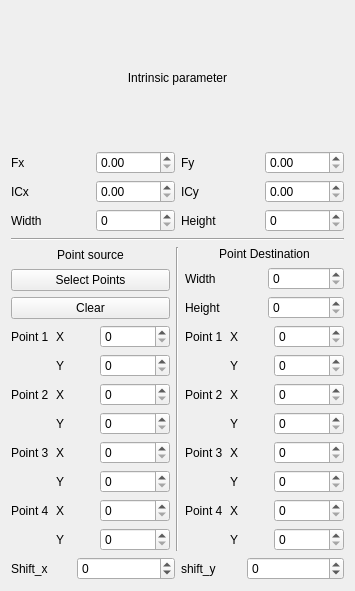
              <widget class="QWidget" name="page_3">
               <property name="geometry">
                <rect>
                 <x>0</x>
                 <y>0</y>
                 <width>355</width>
                 <height>591</height>
                </rect>
               </property>
               <attribute name="label">
                <string>Image 3</string>
               </attribute>
               <layout class="QVBoxLayout" name="verticalLayout_27">
                <item>
                 <layout class="QVBoxLayout" name="verticalLayout_18">
                  <item>
                   <widget class="QLabel" name="label_79">
                    <property name="text">
                     <string>Intrinsic parameter</string>
                    </property>
                    <property name="alignment">
                     <set>Qt::AlignCenter</set>
                    </property>
                   </widget>
                  </item>
                  <item>
                   <layout class="QGridLayout" name="gridLayout_10">
                    <item row="0" column="3">
                     <widget class="QDoubleSpinBox" name="doubleSpinBox_fy_2">
                      <property name="maximum">
                       <double>10000.000000000000000</double>
                      </property>
                     </widget>
                    </item>
                    <item row="2" column="3">
                     <widget class="QDoubleSpinBox" name="doubleSpinBox_icy_2">
                      <property name="maximum">
                       <double>10000.000000000000000</double>
                      </property>
                     </widget>
                    </item>
                    <item row="2" column="2">
                     <widget class="QLabel" name="label_80">
                      <property name="text">
                       <string>ICy</string>
                      </property>
                     </widget>
                    </item>
                    <item row="0" column="2">
                     <widget class="QLabel" name="label_81">
                      <property name="text">
                       <string>Fy</string>
                      </property>
                     </widget>
                    </item>
                    <item row="2" column="0">
                     <widget class="QLabel" name="label_82">
                      <property name="text">
                       <string>ICx</string>
                      </property>
                     </widget>
                    </item>
                    <item row="3" column="0">
                     <widget class="QLabel" name="label_83">
                      <property name="text">
                       <string>Width</string>
                      </property>
                     </widget>
                    </item>
                    <item row="3" column="2">
                     <widget class="QLabel" name="label_84">
                      <property name="text">
                       <string>Height</string>
                      </property>
                     </widget>
                    </item>
                    <item row="0" column="0">
                     <widget class="QLabel" name="label_85">
                      <property name="text">
                       <string>Fx</string>
                      </property>
                     </widget>
                    </item>
                    <item row="3" column="1">
                     <widget class="QSpinBox" name="spinBox_width_2">
                      <property name="minimumSize">
                       <size>
                        <width>70</width>
                        <height>0</height>
                       </size>
                      </property>
                      <property name="maximum">
                       <number>10000</number>
                      </property>
                     </widget>
                    </item>
                    <item row="0" column="1">
                     <widget class="QDoubleSpinBox" name="doubleSpinBox_fx_2">
                      <property name="maximum">
                       <double>10000.000000000000000</double>
                      </property>
                     </widget>
                    </item>
                    <item row="2" column="1">
                     <widget class="QDoubleSpinBox" name="doubleSpinBox_icx_2">
                      <property name="maximum">
                       <double>10000.000000000000000</double>
                      </property>
                     </widget>
                    </item>
                    <item row="3" column="3">
                     <widget class="QSpinBox" name="spinBox_height_2">
                      <property name="minimumSize">
                       <size>
                        <width>70</width>
                        <height>0</height>
                       </size>
                      </property>
                      <property name="maximum">
                       <number>10000</number>
                      </property>
                     </widget>
                    </item>
                   </layout>
                  </item>
                  <item>
                   <widget class="Line" name="line_5">
                    <property name="orientation">
                     <enum>Qt::Horizontal</enum>
                    </property>
                   </widget>
                  </item>
                  <item>
                   <layout class="QHBoxLayout" name="horizontalLayout_6">
                    <item>
                     <layout class="QVBoxLayout" name="verticalLayout_19">
                      <item>
                       <widget class="QLabel" name="label_86">
                        <property name="text">
                         <string>Point source</string>
                        </property>
                        <property name="alignment">
                         <set>Qt::AlignCenter</set>
                        </property>
                       </widget>
                      </item>
                      <item>
                       <layout class="QVBoxLayout" name="verticalLayout_20">
                        <item>
                         <widget class="QPushButton" name="button_select_point_2">
                          <property name="text">
                           <string>Select Points</string>
                          </property>
                          <property name="checkable">
                           <bool>true</bool>
                          </property>
                         </widget>
                        </item>
                        <item>
                         <widget class="QPushButton" name="button_clear_2">
                          <property name="text">
                           <string>Clear</string>
                          </property>
                         </widget>
                        </item>
                       </layout>
                      </item>
                      <item>
                       <layout class="QGridLayout" name="gridLayout_11">
                        <item row="6" column="0">
                         <widget class="QLabel" name="label_87">
                          <property name="text">
                           <string>Point 4</string>
                          </property>
                         </widget>
                        </item>
                        <item row="4" column="2">
                         <widget class="QSpinBox" name="spinBox_src_point3_x_2">
                          <property name="maximum">
                           <number>10000</number>
                          </property>
                         </widget>
                        </item>
                        <item row="1" column="2">
                         <widget class="QSpinBox" name="spinBox_src_point1_y_2">
                          <property name="maximum">
                           <number>10000</number>
                          </property>
                         </widget>
                        </item>
                        <item row="3" column="1">
                         <widget class="QLabel" name="label_88">
                          <property name="text">
                           <string>Y</string>
                          </property>
                         </widget>
                        </item>
                        <item row="0" column="1">
                         <widget class="QLabel" name="label_89">
                          <property name="text">
                           <string>X</string>
                          </property>
                         </widget>
                        </item>
                        <item row="5" column="2">
                         <widget class="QSpinBox" name="spinBox_src_point3_y_2">
                          <property name="maximum">
                           <number>10000</number>
                          </property>
                         </widget>
                        </item>
                        <item row="1" column="1">
                         <widget class="QLabel" name="label_90">
                          <property name="text">
                           <string>Y</string>
                          </property>
                         </widget>
                        </item>
                        <item row="7" column="1">
                         <widget class="QLabel" name="label_91">
                          <property name="text">
                           <string>Y</string>
                          </property>
                         </widget>
                        </item>
                        <item row="4" column="0">
                         <widget class="QLabel" name="label_92">
                          <property name="text">
                           <string>Point 3</string>
                          </property>
                         </widget>
                        </item>
                        <item row="0" column="2">
                         <widget class="QSpinBox" name="spinBox_src_point1_x_2">
                          <property name="minimumSize">
                           <size>
                            <width>70</width>
                            <height>0</height>
                           </size>
                          </property>
                          <property name="maximumSize">
                           <size>
                            <width>10000</width>
                            <height>16777215</height>
                           </size>
                          </property>
                          <property name="maximum">
                           <number>10000</number>
                          </property>
                          <property name="value">
                           <number>0</number>
                          </property>
                         </widget>
                        </item>
                        <item row="5" column="1">
                         <widget class="QLabel" name="label_93">
                          <property name="text">
                           <string>Y</string>
                          </property>
                         </widget>
                        </item>
                        <item row="2" column="2">
                         <widget class="QSpinBox" name="spinBox_src_point2_x_2">
                          <property name="maximum">
                           <number>10000</number>
                          </property>
                         </widget>
                        </item>
                        <item row="2" column="0">
                         <widget class="QLabel" name="label_94">
                          <property name="text">
                           <string>Point 2</string>
                          </property>
                         </widget>
                        </item>
                        <item row="0" column="0">
                         <widget class="QLabel" name="label_95">
                          <property name="text">
                           <string>Point 1</string>
                          </property>
                         </widget>
                        </item>
                        <item row="2" column="1">
                         <widget class="QLabel" name="label_96">
                          <property name="text">
                           <string>X</string>
                          </property>
                         </widget>
                        </item>
                        <item row="6" column="2">
                         <widget class="QSpinBox" name="spinBox_src_point4_x_2">
                          <property name="maximum">
                           <number>10000</number>
                          </property>
                         </widget>
                        </item>
                        <item row="6" column="1">
                         <widget class="QLabel" name="label_97">
                          <property name="text">
                           <string>X</string>
                          </property>
                         </widget>
                        </item>
                        <item row="4" column="1">
                         <widget class="QLabel" name="label_98">
                          <property name="text">
                           <string>X</string>
                          </property>
                         </widget>
                        </item>
                        <item row="3" column="2">
                         <widget class="QSpinBox" name="spinBox_src_point2_y_2">
                          <property name="maximum">
                           <number>10000</number>
                          </property>
                         </widget>
                        </item>
                        <item row="7" column="2">
                         <widget class="QSpinBox" name="spinBox_src_point4_y_2">
                          <property name="maximum">
                           <number>10000</number>
                          </property>
                         </widget>
                        </item>
                       </layout>
                      </item>
                     </layout>
                    </item>
                    <item>
                     <widget class="Line" name="line_6">
                      <property name="orientation">
                       <enum>Qt::Vertical</enum>
                      </property>
                     </widget>
                    </item>
                    <item>
                     <layout class="QVBoxLayout" name="verticalLayout_21">
                      <item>
                       <widget class="QLabel" name="label_99">
                        <property name="text">
                         <string>Point Destination</string>
                        </property>
                        <property name="alignment">
                         <set>Qt::AlignCenter</set>
                        </property>
                       </widget>
                      </item>
                      <item>
                       <layout class="QGridLayout" name="gridLayout_12">
                        <item row="0" column="0">
                         <widget class="QLabel" name="label_100">
                          <property name="text">
                           <string>Width</string>
                          </property>
                         </widget>
                        </item>
                        <item row="0" column="1">
                         <widget class="QSpinBox" name="spinBox_width_dst_2">
                          <property name="maximum">
                           <number>10000</number>
                          </property>
                         </widget>
                        </item>
                        <item row="1" column="0">
                         <widget class="QLabel" name="label_101">
                          <property name="text">
                           <string>Height</string>
                          </property>
                         </widget>
                        </item>
                        <item row="1" column="1">
                         <widget class="QSpinBox" name="spinBox_height_dst_2">
                          <property name="maximum">
                           <number>10000</number>
                          </property>
                         </widget>
                        </item>
                       </layout>
                      </item>
                      <item>
                       <layout class="QGridLayout" name="gridLayout_13">
                        <item row="6" column="0">
                         <widget class="QLabel" name="label_102">
                          <property name="text">
                           <string>Point 4</string>
                          </property>
                         </widget>
                        </item>
                        <item row="1" column="1">
                         <widget class="QLabel" name="label_103">
                          <property name="text">
                           <string>Y</string>
                          </property>
                         </widget>
                        </item>
                        <item row="6" column="2">
                         <widget class="QSpinBox" name="spinBox_dst_point4_x_2">
                          <property name="maximum">
                           <number>10000</number>
                          </property>
                         </widget>
                        </item>
                        <item row="4" column="0">
                         <widget class="QLabel" name="label_104">
                          <property name="text">
                           <string>Point 3</string>
                          </property>
                         </widget>
                        </item>
                        <item row="1" column="2">
                         <widget class="QSpinBox" name="spinBox_dst_point1_y_2">
                          <property name="maximum">
                           <number>10000</number>
                          </property>
                         </widget>
                        </item>
                        <item row="3" column="1">
                         <widget class="QLabel" name="label_105">
                          <property name="text">
                           <string>Y</string>
                          </property>
                         </widget>
                        </item>
                        <item row="5" column="2">
                         <widget class="QSpinBox" name="spinBox_dst_point3_y_2">
                          <property name="maximum">
                           <number>10000</number>
                          </property>
                         </widget>
                        </item>
                        <item row="0" column="0">
                         <widget class="QLabel" name="label_106">
                          <property name="text">
                           <string>Point 1</string>
                          </property>
                         </widget>
                        </item>
                        <item row="7" column="2">
                         <widget class="QSpinBox" name="spinBox_dst_point4_y_2">
                          <property name="maximum">
                           <number>10000</number>
                          </property>
                         </widget>
                        </item>
                        <item row="6" column="1">
                         <widget class="QLabel" name="label_107">
                          <property name="text">
                           <string>X</string>
                          </property>
                         </widget>
                        </item>
                        <item row="3" column="2">
                         <widget class="QSpinBox" name="spinBox_dst_point2_y_2">
                          <property name="maximum">
                           <number>10000</number>
                          </property>
                         </widget>
                        </item>
                        <item row="0" column="2">
                         <widget class="QSpinBox" name="spinBox_dst_point1_x_2">
                          <property name="minimumSize">
                           <size>
                            <width>70</width>
                            <height>0</height>
                           </size>
                          </property>
                          <property name="maximumSize">
                           <size>
                            <width>10000</width>
                            <height>16777215</height>
                           </size>
                          </property>
                          <property name="maximum">
                           <number>10000</number>
                          </property>
                         </widget>
                        </item>
                        <item row="2" column="2">
                         <widget class="QSpinBox" name="spinBox_dst_point2_x_2">
                          <property name="maximum">
                           <number>10000</number>
                          </property>
                         </widget>
                        </item>
                        <item row="2" column="1">
                         <widget class="QLabel" name="label_108">
                          <property name="text">
                           <string>X</string>
                          </property>
                         </widget>
                        </item>
                        <item row="5" column="1">
                         <widget class="QLabel" name="label_109">
                          <property name="text">
                           <string>Y</string>
                          </property>
                         </widget>
                        </item>
                        <item row="7" column="1">
                         <widget class="QLabel" name="label_110">
                          <property name="text">
                           <string>Y</string>
                          </property>
                         </widget>
                        </item>
                        <item row="4" column="1">
                         <widget class="QLabel" name="label_111">
                          <property name="text">
                           <string>X</string>
                          </property>
                         </widget>
                        </item>
                        <item row="2" column="0">
                         <widget class="QLabel" name="label_112">
                          <property name="text">
                           <string>Point 2</string>
                          </property>
                         </widget>
                        </item>
                        <item row="4" column="2">
                         <widget class="QSpinBox" name="spinBox_dst_point3_x_2">
                          <property name="maximum">
                           <number>10000</number>
                          </property>
                         </widget>
                        </item>
                        <item row="0" column="1">
                         <widget class="QLabel" name="label_113">
                          <property name="text">
                           <string>X</string>
                          </property>
                         </widget>
                        </item>
                       </layout>
                      </item>
                     </layout>
                    </item>
                   </layout>
                  </item>
                 </layout>
                </item>
                <item>
                 <layout class="QHBoxLayout" name="horizontalLayout_16">
                  <item>
                   <widget class="QLabel" name="label_219">
                    <property name="maximumSize">
                     <size>
                      <width>60</width>
                      <height>16777215</height>
                     </size>
                    </property>
                    <property name="text">
                     <string>Shift_x</string>
                    </property>
                   </widget>
                  </item>
                  <item>
                   <widget class="QSpinBox" name="spinBox_shift_x_3">
                    <property name="minimum">
                     <number>-1000</number>
                    </property>
                    <property name="maximum">
                     <number>1000</number>
                    </property>
                    <property name="value">
                     <number>0</number>
                    </property>
                   </widget>
                  </item>
                  <item>
                   <widget class="QLabel" name="label_220">
                    <property name="maximumSize">
                     <size>
                      <width>60</width>
                      <height>16777215</height>
                     </size>
                    </property>
                    <property name="text">
                     <string>shift_y</string>
                    </property>
                   </widget>
                  </item>
                  <item>
                   <widget class="QSpinBox" name="spinBox_shift_y_3">
                    <property name="minimum">
                     <number>-1000</number>
                    </property>
                    <property name="maximum">
                     <number>1000</number>
                    </property>
                    <property name="value">
                     <number>0</number>
                    </property>
                   </widget>
                  </item>
                 </layout>
                </item>
               </layout>
              </widget>
